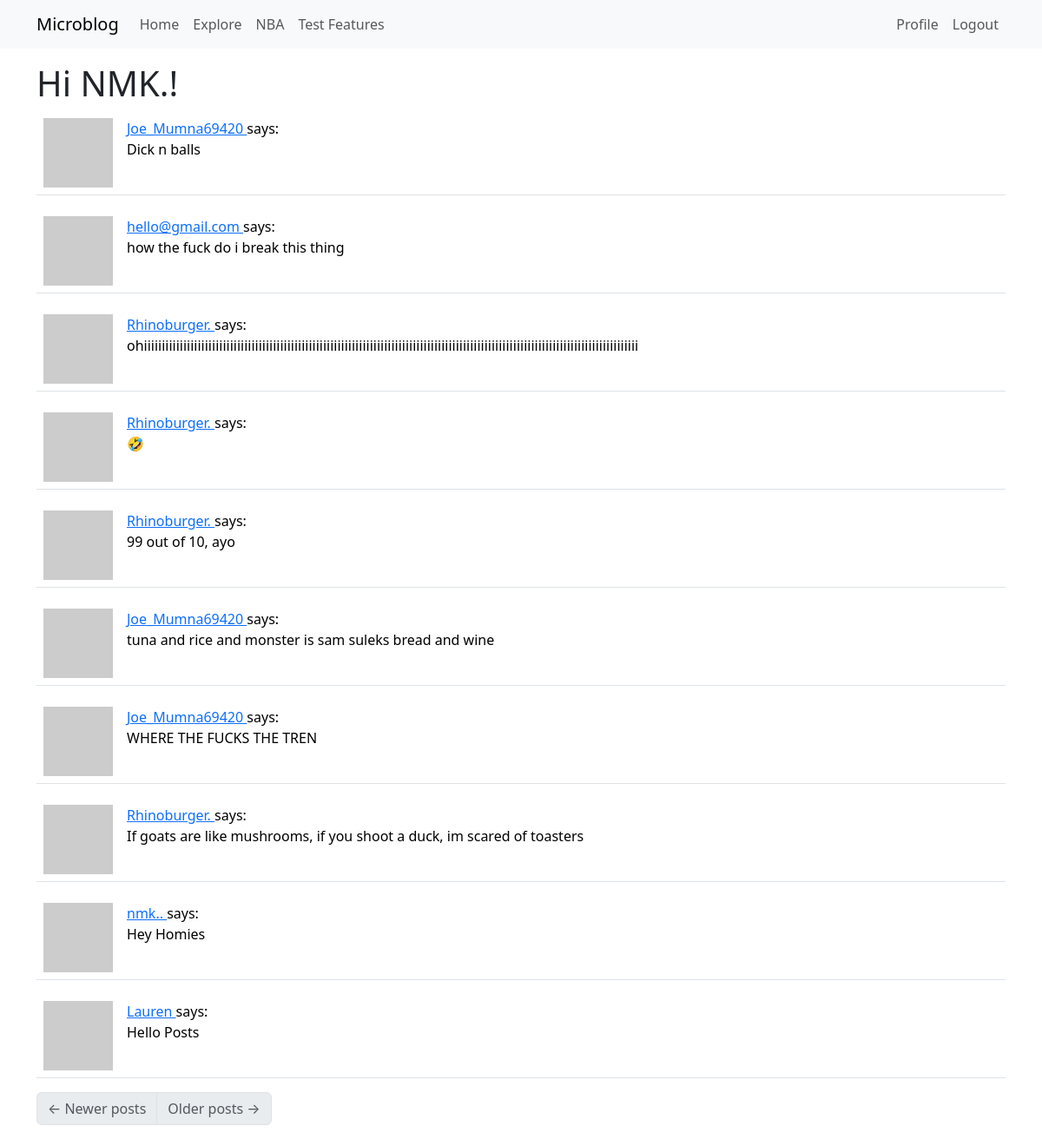
Page /explore (signed in) on the committed database.
### app/models.py (models this page shows, shortened)
class User(UserMixin, db.Model):
    id: sqlorm.Mapped[int] = sqlorm.mapped_column(primary_key=True)
    username: sqlorm.Mapped[str] = sqlorm.mapped_column(sqlalc.String(64),
                                                        index=True,
                                                        unique=True)
    email: sqlorm.Mapped[str] = sqlorm.mapped_column(sqlalc.String(120),
                                                     index=True,
                                                     unique=True)
    password_hash: sqlorm.Mapped[Optional[str]] = sqlorm.mapped_column(sqlalc.String(256))
    posts: sqlorm.WriteOnlyMapped['Post'] = sqlorm.relationship(
        back_populates='author')
    about_me: sqlorm.Mapped[Optional[str]] = sqlorm.mapped_column(sqlalc.String(140))
    last_seen: sqlorm.Mapped[Optional[datetime]] = sqlorm.mapped_column(
        default=lambda: datetime.now(timezone.utc))
    following: sqlorm.WriteOnlyMapped['User'] = sqlorm.relationship(
        secondary=followers, primaryjoin=(followers.c.follower_id==id),
        secondaryjoin=(followers.c.followed_id==id),
        back_populates='followers')
    followers: sqlorm.WriteOnlyMapped['User'] = sqlorm.relationship(
        secondary=followers, primaryjoin=(followers.c.followed_id==id),
        secondaryjoin=(followers.c.follower_id==id),
        back_populates='following')
    def avatar(self, size):
        digest = md5(self.email.lower().encode('utf-8')).hexdigest()
        return f'https://www.gravatar.com/avatar/{digest}?d=identicon&s={size}'

class Post(db.Model):
    id: sqlorm.Mapped[int] = sqlorm.mapped_column(primary_key=True)
    body: sqlorm.Mapped[str] = sqlorm.mapped_column(sqlalc.String(140))
    timestamp: sqlorm.Mapped[datetime] = sqlorm.mapped_column(
        index=True, default=lambda: datetime.now(timezone.utc))
    user_id : sqlorm.Mapped[int] = sqlorm.mapped_column(sqlalc.ForeignKey(User.id), index=True)
    author: sqlorm.Mapped[User] = sqlorm.relationship(back_populates='posts')

### app/routes.py (the view)
@app.route('/explore')
@login_required
def explore():
    page = request.args.get('page', 1, type=int)
    query = sqlalc.select(Post).order_by(Post.timestamp.desc())
    posts = db.paginate(query, page=page,
                        per_page=app.config['POSTS_PER_PAGE'], error_out=False)
    next_url = url_for('explore', page=posts.next_num)\
        if posts.has_next else None
    prev_url = url_for('explore', page=posts.prev_num)\
        if posts.has_prev else None
    return render_template('index.html', title='Explore',
                           posts=posts.items, next_url=next_url, prev_url=prev_url)

### app/models.py (called while the page is built)
@login.user_loader
def load_user(id):
    return db.session.get(User, int(id))

### app/routes.py (called while the page is built)
@app.before_request
def before_request():
    if current_user.is_authenticated:
        current_user.last_seen = datetime.now(timezone.utc)
        db.session.commit()

### app/templates/index.html (shortened to what this page needs)
{% extends "base.html" %}
{% import "bootstrap_wtf.html" as wtf %}
{% block content %}
    <h1> Hi {{current_user.username }}!</h1>
    {% for post in posts %}
        {% include '_post.html' %}
    {% endfor %}
    <nav aria-label="Post navigation">
        <ul class="pagination">
            <li class="page-item{% if not prev_url %} disabled{% endif %}">
                <a class="page-link" href="{{ prev_url }}">
                    <span aria-hidden="true">&larr;</span> Newer posts
                </a>
            </li>
            <li class="page-item{% if not next_url %} disabled{% endif %}">
                <a class="page-link" href="{{ next_url }}">
                    Older posts <span aria-hidden="true">&rarr;</span>
                </a>
            </li>
        </ul>
    </nav>
{% endblock %}

### app/templates/_post.html
<table class="table table-hover">
    <tr valign="top">
        <td width="70px">
            <a href="{{ url_for('user', username=post.author.username)}}">
                <img src="{{ post.author.avatar(70)}}"/>
            </a>
        </td>
        <td>
            <a href="{{ url_for('user', username=post.author.username)}}">
                {{post.author.username}}
            </a>
            says: <br>{{post.body}}
        </td>
    </tr>
</table>

### rows in the picture
User: username "NMK."
Post: author.username "Joe_Mumna69420", body "Dick n balls"
Post: author.username "hello@gmail.com", body "how the fuck do i break this thing"
Post: author.username "Rhinoburger.", body "ohiiiiiiiiiiiiiiiiiiiiiiiiiiiiiiiiiiiiiiiiiiiiiiiiiiiiiiiiiiiiiiiiiiiiiiiiiiiiiiiiiiiiiiiiiiiiiiiiiiiiiiiiiiiiiiiiiiiiiiiiiiiiiiiiiiiiiiiiii"
Post: author.username "Rhinoburger.", body "🤣"
Post: author.username "Rhinoburger.", body "99 out of 10, ayo"
Post: author.username "Joe_Mumna69420", body "tuna and rice and monster is sam suleks bread and wine"
Post: author.username "Joe_Mumna69420", body "WHERE THE FUCKS THE TREN"
Post: author.username "Rhinoburger.", body "If goats are like mushrooms, if you shoot a duck, im scared of toasters"
Post: author.username "nmk..", body "Hey Homies"
Post: author.username "Lauren", body "Hello Posts"
